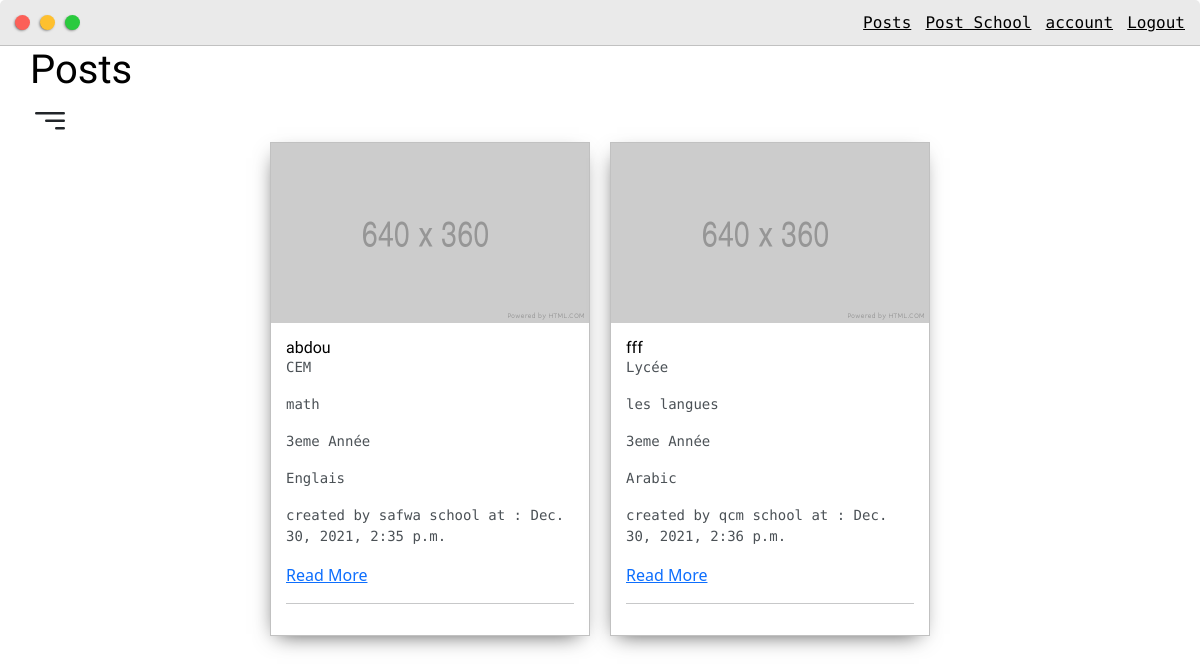
/student/postshool/ (signed in), run on the app's committed database.
### school/models.py (models this page shows, shortened)
class PostSchool(models.Model):
   school = models.ForeignKey(School, on_delete=models.CASCADE,null=True)
   title = models.CharField(max_length=200)
   image =  models.ImageField(null=True, blank=True, upload_to="images", default="placeholder.png")
   body = RichTextUploadingField(null=True, blank=True)
   created = models.DateTimeField(auto_now_add=True)
   active = models.BooleanField(default=False)
   matier = models.ForeignKey(Matier,null=False,blank=False,on_delete=models.DO_NOTHING)
   level = models.ForeignKey(Level, null=False, blank=False,on_delete=models.DO_NOTHING)
   division = models.ForeignKey(Division, null=True, blank=True, on_delete=models.DO_NOTHING)
   Annee = models.ForeignKey(Annee, null=False, blank=False, on_delete=models.DO_NOTHING,default=None)
   slug = models.SlugField(null=True, blank=True)

class School(models.Model):
   user = models.OneToOneField(User, on_delete=models.CASCADE, primary_key=True)
   school_name = models.CharField(max_length=200, unique=True, null=True)
   first_name = models.CharField(max_length=200, blank=True, null=True)
   last_name = models.CharField(max_length=200, blank=True, null=True)
   email = models.CharField(max_length=200,unique=True,null=True)
   wilaya = models.ForeignKey(Wilaya, on_delete=models.DO_NOTHING, default=None)
   adress = models.CharField(max_length=200, default=None)
   pic = models.ImageField(null=True, blank=True, upload_to="images", default="school.png")
   phone = models.IntegerField(null = True)
   level = models.ForeignKey(Level, blank=False, null=False, on_delete=models.DO_NOTHING,default=None)
   matier = models.ManyToManyField(Matier)
   bio = models.TextField(null=True, blank=True)

### Home/models.py (models this page shows)
class Level(models.Model):
    level = models.CharField(max_length=20)
    def __str__(self):
        return self.level

class Division(models.Model):
    name = models.CharField(max_length=100)
    def __str__(self):
        return self.name

class Annee(models.Model):
    annee = models.CharField(blank=False,max_length=10,null=False)
    def __str__(self):
        return self.annee

class Matier(models.Model):
    Matier =  models.CharField(max_length=50)
    def __str__(self):
	    return self.Matier

### student/views.py (the view)
# urls.py: path('postshool/', postschool, name="Postshool"),
@student_required
def postschool(request):
    postss = PostSchool.objects.filter(active=True)
    Filterschool = PostFilterSchool(request.GET, queryset=postss)
    postss=Filterschool.qs
    page = request.GET.get('page')
    paginator = Paginator(postss, 5)
    try:
        postss = paginator.page(page)
    except PageNotAnInteger:
        postss = paginator.page(1)
    except EmptyPage:
        postss = paginator.page(paginator.num_pages)
    context = {'postschool':postss, 'filterschool':Filterschool}
    return render(request, 'student/postschool.html', context)

### student/templates/student/postschool.html (shortened to what this page needs)
{% extends 'student/main.html' %}
{% load static %}
{% load crispy_forms_tags %}
{% block content %}
<link href="https://cdn.jsdelivr.net/npm/bootstrap@5.1.3/dist/css/bootstrap.min.css" rel="stylesheet">
<div class="main-container">
	<h1>Posts</h1>
	<br>
	<div class="post-wrapper">
		{% for post in postschool %}
		<div>
			<div class="post">
				<img class="thumbnail" src="{{post.image.url}}">
				<div class="post-preview">
					<h6 class="post-title">{{post.title}}</h6>
					<p class="post-intro">{{post.level}}</p>
					<p class="post-intro">{{post.division}}</p>
					<p class="post-intro">{{post.Annee}}</p>
					<p class="post-intro">{{post.matier}}</p>
					<p class="post-intro">created by {{post.school.school_name}} school at :  {{post.created}}</p>
					<a href="{% url 'post' post.slug %}">Read More</a>
					<hr>
				</div>
			</div>
		</div>
		{% empty %}
			<h3>No posts found...</h3>
		{% endfor %}
	</div>
</div>
{% endblock content %}

### static/css/default.css (style rules this page uses)
:root { --mainColor:#eaeaea; --secondaryColor:#fff; --borderColor:#c1c1c1; --mainText:black; --secondaryText:#4b5156; --themeDotBorder:#24292e; --previewBg:rgb(251, 249, 243, 0.8); --previewShadow:#f0ead6; --buttonColor:black; }
html, body { padding: 0; margin: 0; scroll-behavior: smooth; background-color: #192734; }
body * { transition: 0.3s; }
h1, h2, h3, h4, h5, h6, strong { color: var(--mainText); font-family: 'Russo One', sans-serif; font-weight: 500; }
p, li, span, label, input, textarea { color: var(--secondaryText); font-family: 'Roboto Mono', monospace; }
a { text-decoration: none; color:#17a2b8; }
h1 { font-size: 56px; }
h6 { font-size: 16px; }
.main-container { width: 1200px; margin: 0 auto; }
.post-wrapper { display: grid; grid-template-columns: repeat(auto-fit, 320px); gap:20px; justify-content: center; padding-bottom: 50px; }
.post { border:1px solid var(--borderColor); -webkit-box-shadow: -2px 7px 21px -9px rgba(0,0,0,0.75); -moz-box-shadow: -2px 7px 21px -9px rgba(0,0,0,0.75); box-shadow: -2px 7px 21px -9px rgba(0,0,0,0.75); }
.thumbnail { display: block; width: 100%; height:180px; object-fit: cover; }
.post-preview { background-color: #fff; padding:15px; }
.post-title { color:black; margin: 0; }
.post-intro { color:#4b5156; font-size: 14px; }
@media screen and (max-width: 1200px) { .main-container { width: 95%; } }

### data on the page
PostSchool: image (placeholder picture), title "abdou", level "CEM", division "math", Annee "3eme Année", matier "Englais", school.school_name "safwa", created "Dec. 30, 2021, 2:35 p.m."
PostSchool: image (placeholder picture), title "fff", level "Lycée", division "les langues", Annee "3eme Année", matier "Arabic", school.school_name "qcm", created "Dec. 30, 2021, 2:36 p.m."
